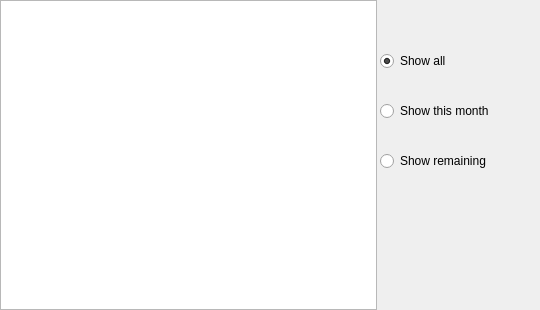
<?xml version="1.0" encoding="UTF-8"?>
<ui version="4.0">
 <class>Showdialog</class>
 <widget class="QDialog" name="Showdialog">
  <property name="geometry">
   <rect>
    <x>0</x>
    <y>0</y>
    <width>540</width>
    <height>310</height>
   </rect>
  </property>
  <property name="minimumSize">
   <size>
    <width>540</width>
    <height>310</height>
   </size>
  </property>
  <property name="maximumSize">
   <size>
    <width>540</width>
    <height>310</height>
   </size>
  </property>
  <property name="windowTitle">
   <string>B-DAY | SHOW LIST</string>
  </property>
  <property name="windowIcon">
   <iconset>
    <normaloff>resources/logo.ico</normaloff>resources/logo.ico</iconset>
  </property>
  <widget class="QRadioButton" name="radioButton_2">
   <property name="geometry">
    <rect>
     <x>380</x>
     <y>100</y>
     <width>155</width>
     <height>22</height>
    </rect>
   </property>
   <property name="text">
    <string>Show this month</string>
   </property>
  </widget>
  <widget class="QRadioButton" name="radioButton">
   <property name="geometry">
    <rect>
     <x>380</x>
     <y>50</y>
     <width>155</width>
     <height>22</height>
    </rect>
   </property>
   <property name="text">
    <string>Show all</string>
   </property>
   <property name="checked">
    <bool>true</bool>
   </property>
  </widget>
  <widget class="QTableView" name="tableView">
   <property name="geometry">
    <rect>
     <x>0</x>
     <y>0</y>
     <width>377</width>
     <height>310</height>
    </rect>
   </property>
   <property name="minimumSize">
    <size>
     <width>377</width>
     <height>310</height>
    </size>
   </property>
   <property name="maximumSize">
    <size>
     <width>377</width>
     <height>310</height>
    </size>
   </property>
   <property name="editTriggers">
    <set>QAbstractItemView::NoEditTriggers</set>
   </property>
   <property name="textElideMode">
    <enum>Qt::ElideMiddle</enum>
   </property>
   <property name="gridStyle">
    <enum>Qt::DashLine</enum>
   </property>
   <property name="sortingEnabled">
    <bool>true</bool>
   </property>
   <property name="cornerButtonEnabled">
    <bool>false</bool>
   </property>
   <attribute name="horizontalHeaderCascadingSectionResizes">
    <bool>false</bool>
   </attribute>
   <attribute name="horizontalHeaderDefaultSectionSize">
    <number>45</number>
   </attribute>
   <attribute name="horizontalHeaderHighlightSections">
    <bool>false</bool>
   </attribute>
   <attribute name="horizontalHeaderMinimumSectionSize">
    <number>45</number>
   </attribute>
   <attribute name="horizontalHeaderShowSortIndicator" stdset="0">
    <bool>true</bool>
   </attribute>
   <attribute name="verticalHeaderVisible">
    <bool>true</bool>
   </attribute>
   <attribute name="verticalHeaderDefaultSectionSize">
    <number>35</number>
   </attribute>
   <attribute name="verticalHeaderHighlightSections">
    <bool>false</bool>
   </attribute>
   <attribute name="verticalHeaderMinimumSectionSize">
    <number>35</number>
   </attribute>
  </widget>
  <widget class="QRadioButton" name="radioButton_3">
   <property name="geometry">
    <rect>
     <x>380</x>
     <y>150</y>
     <width>155</width>
     <height>22</height>
    </rect>
   </property>
   <property name="text">
    <string>Show remaining</string>
   </property>
  </widget>
 </widget>
 <resources/>
 <connections/>
</ui>
